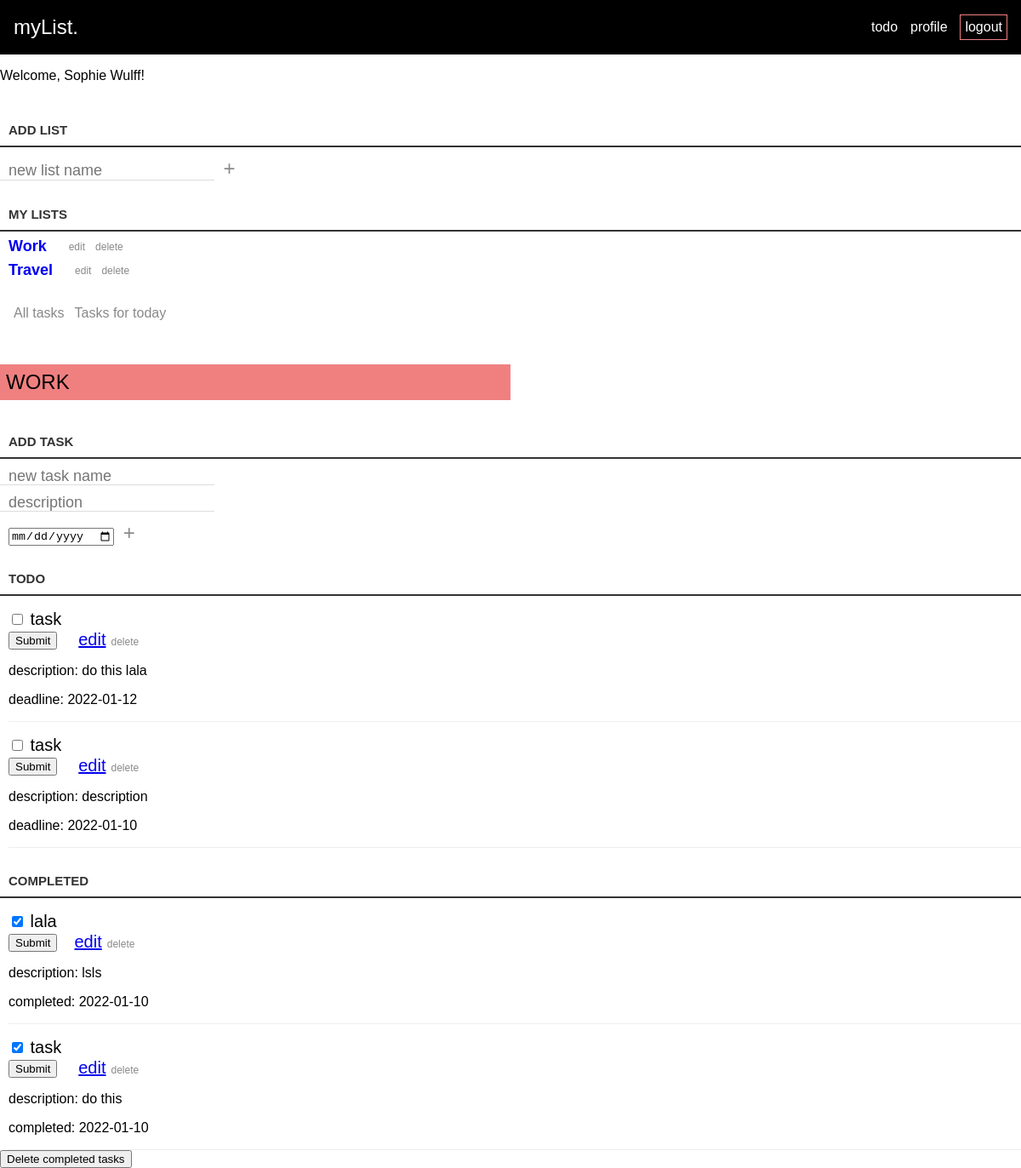
Page /loggedin.php?id=50&title=Work (signed in) on the earlier database version.
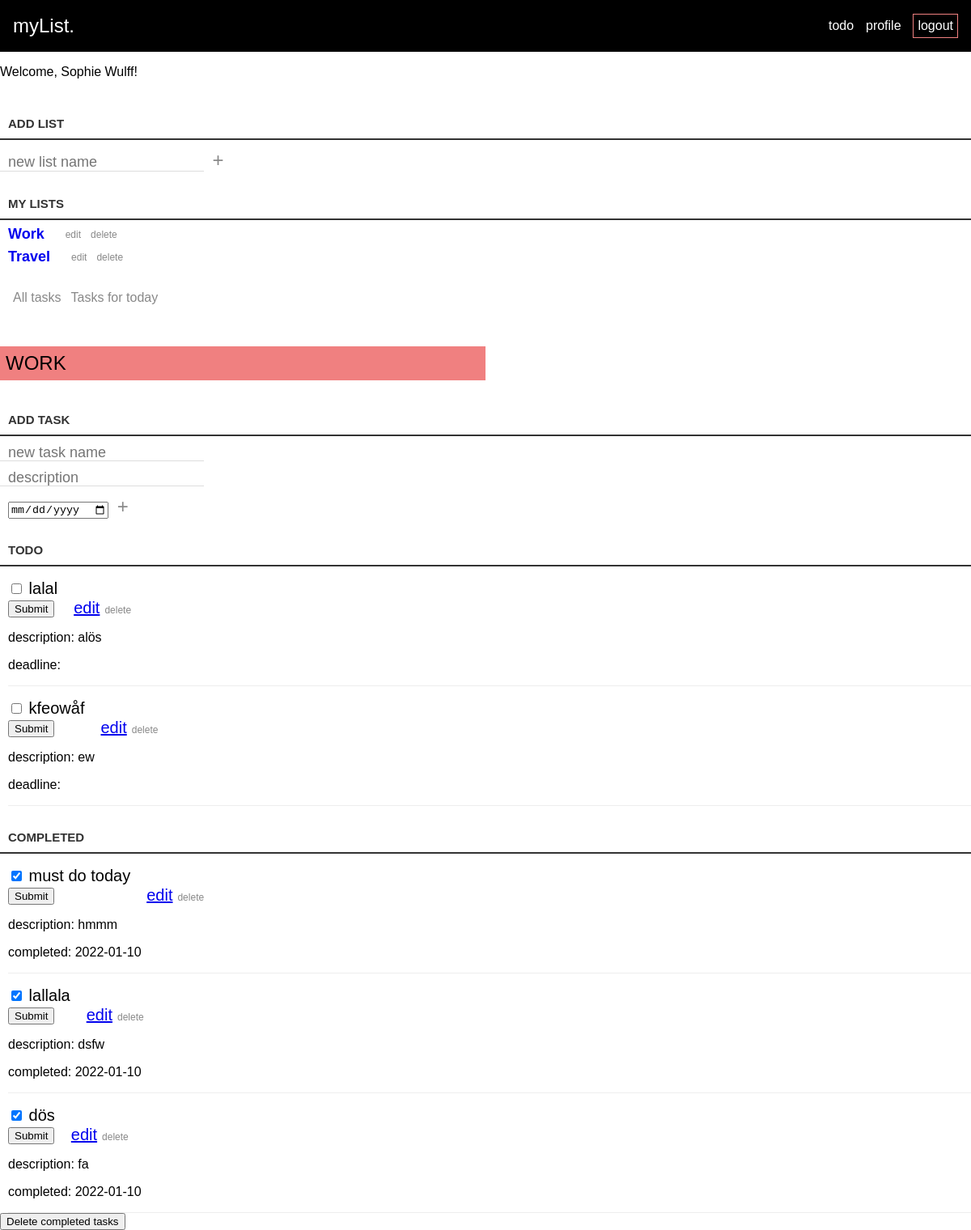
Same page on the later database version.
### tables this page shows
CREATE TABLE lists (
id INTEGER PRIMARY KEY AUTOINCREMENT,
title VARCHAR,
created_at DATETIME DEFAULT CURRENT_TIMESTAMP,
user_id INTEGER,
FOREIGN KEY(user_id) REFERENCES users(id)
);

CREATE TABLE tasks (
id INTEGER PRIMARY KEY AUTOINCREMENT,
title VARCHAR,
created_at DATETIME DEFAULT CURRENT_TIMESTAMP,
deadline_at DATETIME DEFAULT CURRENT_TIMESTAMP,
completed_at DATETIME DEFAULT CURRENT_TIMESTAMP,
content VARCHAR,
list_id INTEGER,
user_id INTEGER,
FOREIGN KEY(list_id) REFERENCES lists(id),
FOREIGN KEY(user_id) REFERENCES users(id)
);

### app/functions.php (called while the page is built, shortened)
<?php
function get_lists(object $database)
{
    $user_id = $_SESSION['user']['id'];
    $statement = $database->prepare("SELECT * FROM lists WHERE user_id = :id");
    $statement->bindParam(':id', $user_id, PDO::PARAM_INT);
    $statement->execute();
    $lists = $statement->fetchAll(PDO::FETCH_ASSOC);
    return $lists;
}
function get_tasks(object $database)
{
    $user_id = $_SESSION['user']['id'];
    $statement = $database->prepare('SELECT * FROM tasks WHERE user_id = :user_id ');
    $statement->bindParam(':user_id', $user_id, PDO::PARAM_INT);
    $statement->execute();
    $allTasks = $statement->fetchAll(PDO::FETCH_ASSOC);
    return $allTasks;
}

### loggedin.php (the view, shortened to what this page needs)
<?php
require __DIR__ . '/app/autoload.php';
require __DIR__ . '/views/header.php';
print_r($_SESSION['error']);
?>
<?php if (isset($_SESSION['user'])) : ?>
    <p>Welcome, <?= $_SESSION['user']['name']; ?>!</p>
    <form class="new-list-form" action="/app/lists/create.php" method="post">
        <label for="title">Add list</label>
        <div>
            <input id="title" name="title" type="text" class="new-list" placeholder="new list name" aria-label="new list name" />
            <button class="loggedin-btn-plus">+</button>
        </div>
    </form>
<?php
endif; ?>
<?php
$lists = get_lists($database);
if (!empty($lists)) : ?>
    <div class="loggedin-container">
        <h3>My Lists</h2>
            <div class="list-container">
                <ul>
                    <?php
                    foreach ($lists as $list) : ?>
                        <?php
                        $title = $list['title'];
                        $id = $list['id'];
                        ?>
                        <li>
                            <a href="loggedin.php?id=<?= $id; ?>&title=<?= $title; ?>"><?php echo $title ?></a>
                            <div class="edit-delete-buttons">
                                <form action="/edit-list.php" method="post">
                                    <button class="loggedin-btn">edit</button>
                                </form>
                                <form action="/app/lists/delete.php" method="post">
                                    <button class="loggedin-btn">delete</button>
                                </form>
                            </div>
                        </li>
                    <?php endforeach ?>
                </ul>
            </div>
        <?php endif; ?>
        <div class="show-stuff">
            <form action="/all-tasks.php" method="post">
                <button name="all-tasks" type="submit" class="loggedin-btn">All tasks</button>
            </form>
            <form action="/tasks-today.php" method="post">
                <button name="tasks-for-today" type="submit" class="loggedin-btn">Tasks for today</button>
            </form>
        </div>
        <?php if (isset($_GET['id'])) : ?>
            <h2 class="list-title"><?= $_GET['title']; ?></h2>
            <form class="new-list-form" action="/app/tasks/create.php?id=<?= $_GET['id'] ?>&title=<?= $title; ?>" method="post">
                <label for="title">Add task</label>
                <div>
                    <input id="title" name="title" type="text" class="new-task" placeholder="new task name" />
                </div>
                <div>
                    <input id="content" name="content" type="text" class="new-task" placeholder="description" />
                </div>
                <div>
                    <input class="input-date" id="date" name="date" type="date" class="new-task" />
                    <button class="loggedin-btn-plus" class="create-task" aria-label="create new task">+</button>
                </div>
            </form>
            <div class="task-container">
                <h3>Todo</h3>
                <ul>
                    <?php
                    $tasks = get_tasks($database);
                    foreach ($tasks as $task) :
                        if ($task['list_id'] === $_GET['id'] && $task['completed_at'] === null) : ?>
                            <li>
                                <form action="/app/tasks/completed.php" method="POST">
                                    <input type="checkbox" name="is_completed" id="is_completed" />
                                    <label for="is_completed">
                                        <?= $task['title']; ?>
                                    </label>
                                    <div>
                                        <button type="submit">Submit</button>
                                    </div>
                                </form>
                                <div class="edit-delete-buttons">
                                    <a href="edit-tasks.php">edit</a>
                                    <form action="/app/tasks/delete.php" method="post">
                                        <button class="loggedin-btn">delete</button>
                                    </form>
                                </div>
                            </li>
                            <div class="info-about-task show">
                                <p>description: <?php echo $task['content'] ?></p>
                                <p>deadline: <?php echo $task['deadline_at'] ?></p>
                            </div>
                        <?php endif; ?>
                    <?php endforeach ?>
                </ul>
            </div>
            <div class="task-container">
                <h3>Completed</h3>
                <ul>
                    <?php foreach ($tasks as $task) :
                        if ($task['completed_at'] !== null) : ?>
                            <li>
                                <form action="/app/tasks/not-completed.php" method="POST">
                                    <input type="checkbox" name="is_completed" id="is_completed" checked />
                                    <label for="is_completed">
                                        <?= $task['title']; ?>
                                    </label>
                                    <div>
                                        <button type="submit">Submit</button>
                                    </div>
                                </form>
                                <div class="edit-delete-buttons">
                                    <a href="edit-tasks.php">edit</a>
                                    <form action="/app/tasks/delete.php" method="post">
                                        <button class="loggedin-btn" type="submit">delete</button>
                                    </form>
                                </div>
                            </li>
                            <div class="info-about-task show">
                                <p>description: <?php echo $task['content'] ?></p>
                                <p>completed: <?php echo $task['completed_at'] ?></p>
                            </div>
                        <?php endif; ?>
                    <?php endforeach ?>
                </ul>
            </div>
            <form action="/delete.php" method="post">
                <button class="loggedin-btn-delete">Delete completed tasks</button>
            </form>
        <?php endif; ?>
    </div>
    <?php require __DIR__ . '/views/footer.php'; ?>

### views/header.php (shortened to what this page needs)
<!DOCTYPE html>
<html lang="en">
<head>
    <link rel="stylesheet" href="assets/styles/style.css">
    <link rel="stylesheet" href="assets/styles/header.css">
    <link rel="stylesheet" href="assets/styles/footer.css">
    <link rel="stylesheet" href="assets/styles/signup.css">
    <link rel="stylesheet" href="assets/styles/profile.css">
    <link rel="stylesheet" href="assets/styles/loggedin.css">
</head>
<body>
    <header>
        <?php if (isset($_SESSION['user'])) { ?>
            <div class="logo"><a href="/">myList.</a></div>
            <div class="nav-buttons">
                <a href="/loggedin.php">todo</a>
                <a href="profile.php">profile</a>
                <a href="/app/users/logout.php">logout</a>
            </div>
        <?php } ?>
    </header>

### views/footer.php (shortened to what this page needs)
</body>
</html>

### assets/styles/style.css (style rules this page uses)
* { box-sizing: border-box; }
body { margin: 0; padding: 0; font-family: sans-serif; }

### assets/styles/header.css (style rules this page uses)
header { display: flex; justify-content: space-between; align-items: center; padding-right: 1rem; padding-left: 1rem; }
header { background-color: black; height: 4rem; font-family: sans-serif; }
.nav-buttons { width: 10rem; display: flex; justify-content: space-between; align-items: center; }
.nav-buttons a:last-child { border: 1px solid lightcoral; padding: 5px; }
.logo { font-size: 24px; }
header a { text-decoration: none; color: white; }

### assets/styles/profile.css (style rules this page uses)
.show { display: block; }

### assets/styles/loggedin.css (style rules this page uses)
.list-container li { display: flex; align-items: flex-end; gap: 20px; font-size: 24px; margin: 0px 10px; }
.new-list-form { display: flex; flex-direction: column; gap: 10px; }
.loggedin-btn-plus { background: none; border: 0; color: #888; font-size: 24px; margin: 0; font-family: sans-serif; cursor: pointer; padding: 0x; }
.input-date { margin-left: 10px; }
.edit-delete-buttons { padding-right: 40px; }
.edit-delete-buttons button { font-size: 12px; }
.list-container a { text-decoration: none; font-size: 18px; font-weight: 600; }
.task-container li { display: flex; align-items: flex-end; gap: 20px; font-size: 20px; margin-top: 16px; margin-left: 10px; }
.edit-delete-buttons { display: flex; }
.info-about-task { overflow: hidden; padding: 0; border-bottom: 1px solid #eee; margin-left: 10px; display: none; }
.show { display: block; }
.list-container ul, .task-container ul { margin: 0; padding: 0; }
.loggedin-btn { background: none; border: 0; color: #888; font-size: 16px; font-family: sans-serif; cursor: pointer; }
.loggedin-container h3 { color: #333; font-weight: 700; font-size: 15px; border-bottom: 2px solid #333; padding: 30px 10px 10px; margin: 0; text-transform: uppercase; }
.list-title { background-color: lightcoral; margin-top: 50px; margin-bottom: 10px; width: 50%; padding: 7px; font-family: sans-serif; font-weight: 500; text-transform: uppercase; }
input[type='text'] { margin: 0; font-size: 18px; line-height: 18px; height: 18px; padding: 10px; border: none; border-bottom: 1px solid #ddd; background: #fff; font-family: sans-serif; color: #888; }
label[for='title'] { color: #333; font-weight: 700; font-size: 15px; border-bottom: 2px solid #333; padding: 30px 0 10px; margin: 0; text-transform: uppercase; width: 100%; padding-left: 10px; }
.show-stuff { margin: 10px; padding-top: 20px; display: flex; }

Differences in the rows shown:
removed tasks: title "task", content "do this lala", deadline_at "2022-01-12", shown under "TODO"
removed tasks: title "task", content "description", deadline_at "2022-01-10", shown under "TODO"
no longer on this page (row edited): tasks: title "lala", content "lsls", completed_at "2022-01-10", shown under "COMPLETED"
removed tasks: title "task", content "do this", completed_at "2022-01-10", shown under "COMPLETED"
added tasks: title "lalal", content "alös", shown under "TODO"
added tasks: title "kfeowåf", content "ew", shown under "TODO"
added tasks: title "must do today", content "hmmm", completed_at "2022-01-10", shown under "COMPLETED"
added tasks: title "lallala", content "dsfw", completed_at "2022-01-10", shown under "COMPLETED"
added tasks: title "dös", content "fa", completed_at "2022-01-10", shown under "COMPLETED"
